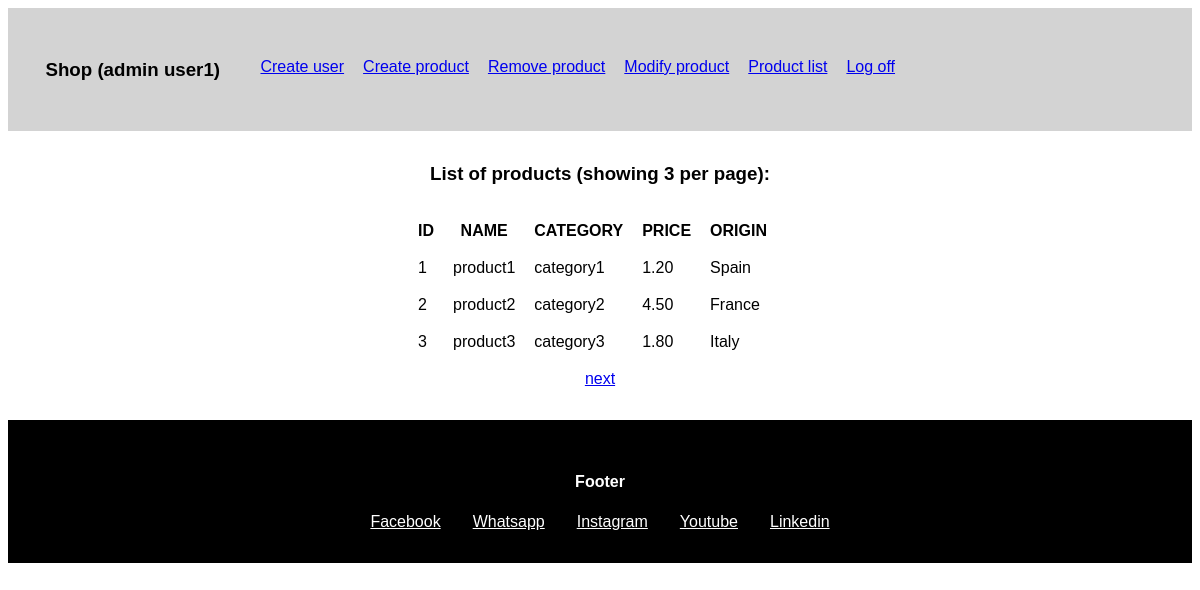
The app's page /pages/listProducts.php (signed in) with its own data.
### tables this page shows
CREATE TABLE `products` (
  `id` int(11) NOT NULL,
  `name` varchar(20) NOT NULL,
  `category` varchar(10) NOT NULL,
  `price` float(10,2) NOT NULL,
  `origin` varchar(20) NOT NULL
);

### pages/controller.php (the view, shortened to what this page needs)
<?php
$host    = "localhost";
$user = "root";
$pass    = "";
$db      = "php_shop_example_kev";
function connectDB() {
    global $host, $user, $pass, $db;
    $conexion = mysqli_connect($host, $user, $pass, $db);
    return $conexion;
}
function listProducts() {
    if (isset($_GET["pag"])) {
        if ($_GET["pag"] == null || $_GET["pag"] == 0) $_GET["pag"] = 1;
        $pag = $_GET["pag"];
    }
    else $pag = 1;
    $conexion = connectDB();
    $limit = 3;
    $offset = $limit * ($pag -1);
    $sql = "SELECT * FROM products";
    $result = $conexion->query($sql);
    $totalresults = 0;
    while ($row = mysqli_fetch_array($result)) {
        $totalresults++;
    }
    $maxPages = ceil($totalresults / $limit);
    $sql = "SELECT * FROM products LIMIT " . $limit . " OFFSET " . $offset . ";";
    $result = $conexion->query($sql);
    echo '<table><tr><th>ID</th><th>NAME</th><th>CATEGORY</th><th>PRICE</th><th>ORIGIN</th></tr>';
    while ($row = mysqli_fetch_array($result)) {
        echo '<tr>';
        echo '<td>' . $row[0] . '</td>';
        echo '<td>' . $row[1] . '</td>';
        echo '<td>' . $row[2] . '</td>';
        echo '<td>' . $row[3] . '</td>';
        echo '<td>' . $row[4] . '</td>';
        echo '</tr>';
    }
    echo '</table>';
    $back = $pag -1;
    $next = $pag + 1;
    if (($pag != 1) & ($pag < $maxPages)) {
        echo '<div class="paginaton">';
        echo '<a href="./listProducts.php?pag=' . $back . '">back</a><br>';
        echo '<a href="./listProducts.php?pag=' . $next . '">next</a>';
        echo '</div>';
    } else if ($pag == $maxPages) {
        echo '<div class="paginaton">';
        echo '<a href="./listProducts.php?pag=' . $back . '">back</a><br>';
        echo '</div>';
    } else {
        echo '<div class="paginaton">';
        echo '<a href="./listProducts.php?pag=' . $next . '">next</a>';
        echo '</div>';
    }
}

### pages/listProducts.php (shortened to what this page needs)
<?php
	include_once "./controller.php";
	if (isset($_SESSION["rol"])) {
		include_once "./header.php";
		echo "<h3>List of products (showing 3 per page):</h3>";
		listProducts();
		include_once "./footer.php";
	} else header("location: ../index.php");
?>

### pages/header.php (shortened to what this page needs)
<?php
	if (isset($_SESSION["rol"])) {
		echo '<head>';
		echo '<link rel="stylesheet" href="../css/style.css">';
		echo '</head>';
		if ($_SESSION["rol"] == "admin") {
			echo '<div class="header">';
			echo '<h3>Shop (admin '. $_SESSION["user"] . ')</h3>';
			echo '<table><tr>';
			echo '<td><a href="./createUser.php">Create user</a></td>';
			echo '<td><a href="./createProduct.php">Create product</a></td>';
			echo '<td><a href="./deleteProduct.php">Remove product</a></td>';
			echo '<td><a href="./modifyProduct.php">Modify product</a></td>';
			echo '<td><a href="./listProducts.php">Product list</a></td>';
			echo '<td><a href="./logOff.php">Log off</a></td>';
			echo '</tr></table>';
			echo '</div>';
		}
	}
?>

### pages/footer.php
<div class="footer">
    <h4>Footer</h4>
    <div class="rrss">
        <a href="">Facebook</a>
        <a href="">Whatsapp</a>
        <a href="">Instagram</a>
        <a href="">Youtube</a>
        <a href="">Linkedin</a>
    </div>
</div>

### css/style.css (style rules this page uses)
* { font-family: Verdana, Geneva, Tahoma, sans-serif; }
.header { display: flex; margin-bottom: 2em; background-color: lightgray; padding-bottom: 2em; padding-top: 2em; }
.header > h3 { margin-left: 2em; margin-right: 2em; }
.footer { display: flex; flex-direction: column; align-items: center; margin-top: 2em; background-color: black; color: white; padding-bottom: 2em; padding-top: 2em; }
.rrss { display: flex; flex-direction: row; }
.rrss > a { margin-left: 1em; margin-right: 1em; color: white; }
td, th { padding-top: 1em; padding-right: 1em; }
table { display: flex; flex-direction: column; align-items: center; }
h3, h4, p { text-align: center; }
.paginaton { display: flex; justify-content: center; align-items: center; }
.paginaton > a { margin-left: 1em; margin-right: 1em; margin-top: 1em; }

### records on screen
products: id "1", name "product1", category "category1", price "1.20", origin "Spain"
products: id "2", name "product2", category "category2", price "4.50", origin "France"
products: id "3", name "product3", category "category3", price "1.80", origin "Italy"

### other values on screen
$_SESSION["user"] "user1"
